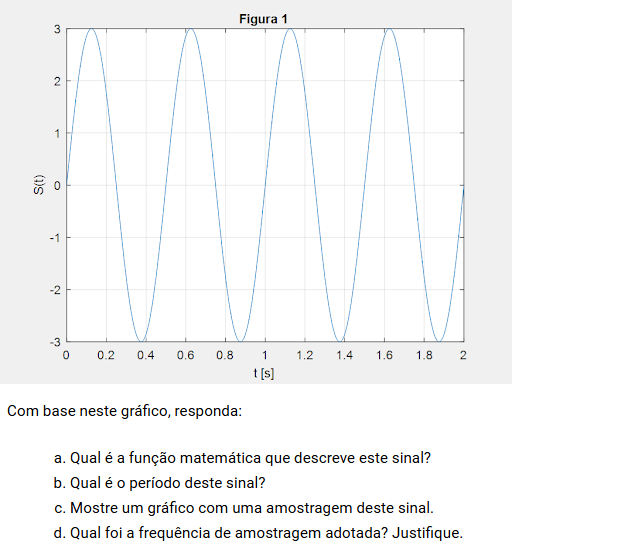
#> input picture dr2/at/q1.png, 627 x 558 px
$ jupyter execute Renato_Hack_DR2_AT.ipynb   (shell and % lines are left out)
#> lines starting #> are read from the running program, lines starting #| are printed output that depends on the picture
[cell 1]
from IPython.display import display
from PIL import Image
import numpy as np
import matplotlib.pyplot as plt
import cv2

# Questão 1

[cell 2]
img = Image.open("q1.png")
#> img is the input picture: PIL image 627x558 RGBA; mean R, G, B, A 246.4, 246.7, 247, 255
display(img)

### a)

A função do sinal é dada por:

$$
x(t) = A \cdot \sin(2\pi \cdot f\cdot t + \varphi)
$$

Para o sinal dado, $f = 2\,\text{Hz}$ (completa 2 ciclos em 1 segundo), logo:

$$
x(t) = 3 \cdot \sin(2\pi \cdot 2 \cdot t + 0) = 3 \cdot \sin(4 \cdot \pi \cdot t)
$$

---

### b)

O período é dado por:

$$
T = \frac{1}{f} = \frac{1}{2} = 0{,}5\,\text{s}
$$

### c)

[cell 3]
A = 3
f = 2
phi = 0

f_amostragem = f * 20
t_inicial = 0
t_final = 2
dt = 1 / f_amostragem

arr_T_amostrado = np.arange(t_inicial, t_final + dt, dt)

y_amostrado = A * np.sin(2 * np.pi * f * arr_T_amostrado + phi)

plt.plot(arr_T_amostrado, y_amostrado, 'o')
#> (this line was passed over: IPython is not available in this run)
plt.xlabel('t[s]')
#> (this line was passed over: IPython is not available in this run)
plt.ylabel('y(t)')
#> (this line was passed over: IPython is not available in this run)
plt.title('Sinal amostrado')
#> (this line was passed over: IPython is not available in this run)
plt.grid()
#> (this line was passed over: IPython is not available in this run)
plt.show()

### d)

A frequência de amostragem foi selecionada como sendo 20x a frequência do sinal. Dado o Teorema de Nyquist que estipula o limite mínimo da frequência como sendo f_a >= 2.f_s, escolhemos uma resolução 10x maior que o mínimo estipulado para melhor clareza do sinal.

# Questão 2

[cell 4]
img = Image.open("q2.png")
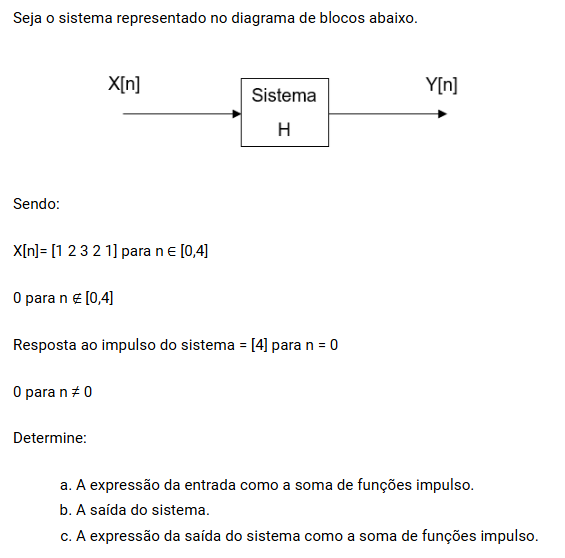
#> input picture dr2/at/q2.png, 565 x 558 px
#> img is the input picture: PIL image 565x558 RGBA; mean R, G, B, A 248.8, 248.8, 248.8, 255
display(img)

a) A entrada do sistema descrita por uma soma de funções impulso do tipo δ[n] é dada por:
$$
X[n] = 1\cdot\delta[n] + 2\cdot\delta[n-1] + 3\cdot\delta[n-2] + 2\cdot\delta[n-3] + 1\cdot\delta[n-4]
$$

[cell 5]
x = np.array([1, 2, 3, 2, 1])
h = np.array([4])

y = np.convolve(x, h)

print("y[n] =", y)

c) A saída do sistema descrita por uma soma de funções impulso do tipo δ[n] é dada por

$$
y[n] = 4\cdot\delta[n] + 8\cdot\delta[n-1] + 12\cdot\delta[n-2] + 8\cdot\delta[n-3] + 4\cdot\delta[n-4]
$$

# Questão 3

[cell 6]
img = Image.open("q3.png")
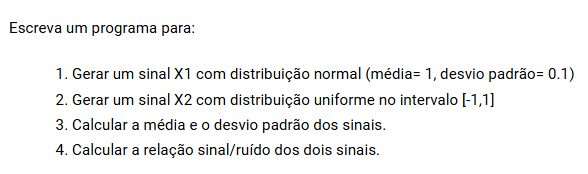
#> input picture dr2/at/q3.png, 588 x 174 px
#> img is the input picture: PIL image 588x174 RGBA; mean R, G, B, A 242.6, 242.5, 242.5, 255
display(img)

[cell 7]
N = 1000

[cell 8]
X1 = np.random.normal(1, 0.1, N)

plt.figure()
#> (this line was passed over: IPython is not available in this run)
plt.plot(X1)
#> (this line was passed over: IPython is not available in this run)
